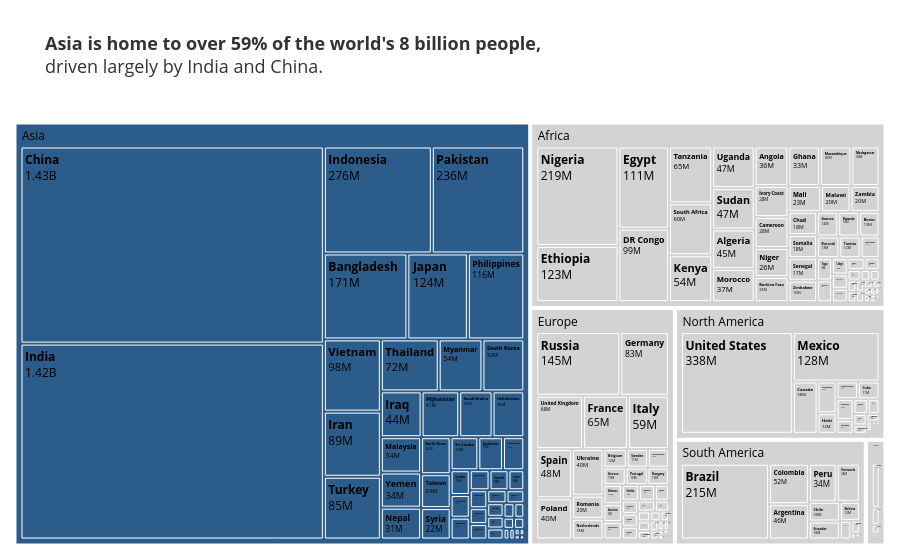

Notebook source saved alongside this figure:
### Markdown cell above
**Chart choice & justification:** *Which chart did you choose, and why? Justify design choices.

*YOUR ANSWER HERE*  
I chose a Treemap to visualize the distribution of the 2022 world population.  

Treemap for Hierarchy & Part-to-Whole: A treemap is uniquely suited for this prompt because it simultaneously shows both levels: the outer boundaries represent the continents, and the nested rectangles represent the countries within them. The area of each rectangle is perfectly proportional to its population, giving an immediate visual sense of where 8 billion people live.

CVD-safe Palette & Meaningful Color: To strictly follow the design rules, I used neutral grey for context (all other continents) and a single accent color (blue) to highlight the most populous continent. This immediately draws the eye to the main finding without being decorative.

Direct Labels: Instead of relying on a legend or axes (which a treemap lacks), I added direct text labels inside the blocks showing both the country name and a formatted population number (e.g., "1.4B"). This allows the reader to instantly see exact magnitudes.

Insight Title: The title explicitly states the main finding—that Asia holds the vast majority of the population—rather than just labeling the chart variables.

### Code cell
# Q6
# YOUR CODE HERE
df_q6 = df_long[df_long['Year'] == 2022].copy()
continent_totals = df_q6.groupby('Continent')['Population'].sum().sort_values(ascending=False)
top_continent = continent_totals.index[0]
top_continent_share = (continent_totals.iloc[0] / continent_totals.sum()) * 100

color_map = {c: '#d3d3d3' for c in df_q6['Continent'].unique()}
color_map[top_continent] = '#2b5c8a'

def format_pop(num):
    if num >= 1e9:
        return f"{num/1e9:.2f}B"
    elif num >= 1e6:
        return f"{num/1e6:.0f}M"
    else:
        return f"{num/1e3:.0f}K"

df_q6['Pop_Label'] = df_q6['Population'].apply(format_pop)

fig = px.treemap(
    df_q6,
    path=['Continent', 'Country'], 
    values='Population',    
    color='Continent',  
    color_discrete_map=color_map,   
    custom_data=['Pop_Label']       
)

fig.update_traces(
    texttemplate="<b>%{label}</b><br>%{customdata[0]}",
    textfont=dict(size=12, color="black"),
    hovertemplate="<b>%{label}</b><br>Population: %{value:,.0f}<extra></extra>"
)

fig.update_layout(
    title=dict(
        text=f"<b>{top_continent} is home to over {top_continent_share:.0f}% of the world's 8 billion people,</b><br>driven largely by India and China.",
        font=dict(size=18, color='#333333'),
        x=0.05
    ),
    template='plotly_white',
    margin=dict(l=10, r=10, t=100, b=10),
    coloraxis_showscale=False 
)

fig.show()

### Figure 1 — Plotly figure (JSON) as saved in the notebook; plotly's stock layout.template omitted (floating-point values rounded to 4 significant figures; data arrays with more than 128 entries replaced by an {"elided": "..."} marker saying what was removed)
{"data": [{"branchvalues": "total", "customdata": {"elided": "240x2 str values"}, "domain": {"x": [0, 1], "y": [0, 1]}, "hovertemplate": "<b>%{label}</b><br>Population: %{value:,.0f}<extra></extra>", "ids": {"elided": "240 str values"}, "labels": {"elided": "240 str values"}, "marker": {"colors": {"elided": "240 str values"}}, "name": "", "parents": {"elided": "240 str values"}, "textfont": {"color": "black", "size": 12}, "texttemplate": "<b>%{label}</b><br>%{customdata[0]}", "type": "treemap", "values": {"elided": "240 float values"}}], "layout": {"coloraxis": {"showscale": false}, "legend": {"tracegroupgap": 0}, "margin": {"b": 10, "l": 10, "r": 10, "t": 100}, "title": {"font": {"color": "#333333", "size": 18}, "text": "<b>Asia is home to over 59% of the world's 8 billion people,</b><br>driven largely by India and China.", "x": 0.05}}}
